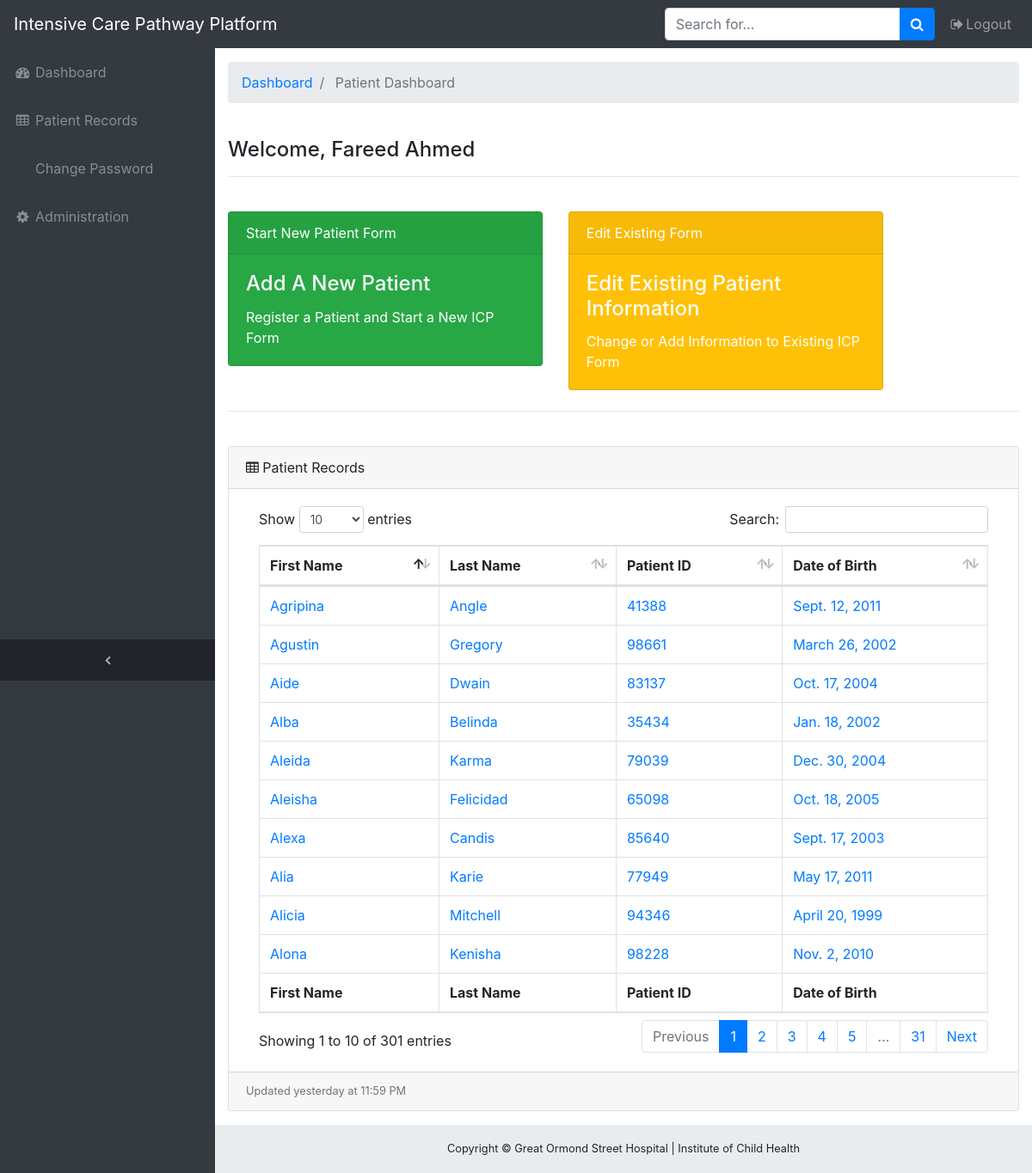
The app's page / (signed in) with its own data.
### form/models.py (models this page shows, shortened)
class Patient(models.Model):
    first_name = models.CharField(max_length=100)
    last_name = models.CharField(max_length=100)
    patient_id = models.CharField(max_length=100)
    date_of_birth = models.DateField()

### form/views.py (the view)
# urls.py: path('', views.get_patient_dashboard, name='get_patient_dashboard'),
@login_required
def get_patient_dashboard(request):
    patients = Patient.objects.all()
    return render(request, 'form/patient_dashboard.html', {'patients':patients})

### form/templates/form/patient_dashboard.html (shortened to what this page needs)
{% extends 'form/base.html' %}
{% block breadcrumb %}
<li class="breadcrumb-item active">
    Patient Dashboard
</li>
{% endblock %}
{% block content %}
<div class="row1">
    <br>
    <h4>Welcome, {{user.first_name}} {{user.last_name}}</h4>
    <hr>
    <br>
</div>
<div class="row">
    <div class="col-5">
        <a href="/add-patient">
            <div class="card text-white bg-success mb-3" style="max-width: 30rem;" style="max-height: 80rem;">
                <div class="card-header">Start New Patient Form</div>
                <div class="card-body">
                    <h4 class="card-title">Add A New Patient</h4>
                    <p class="card-text">Register a Patient and Start a New ICP Form</p>
                </div>
            </div>
        </a>
    </div>
    <div class="col-5">
        <a href="/edit-patient">
            <div class="card text-white bg-warning mb-2" style="max-width: 30rem;" style="max-height: 80rem;">
                <div class="card-header">Edit Existing Form</div>
                <div class="card-body">
                    <h4 class="card-title">Edit Existing Patient Information</h4>
                    <p class="card-text">Change or Add Information to Existing ICP Form</p>
                </div>
            </div>
        </a>
    </div>
</div>
<hr>
<br>
 <div class="card mb-3">
        <div class="card-header">
          <i class="fa fa-table"></i>  Patient Records</div>
        <div class="card-body">
          <div class="table-responsive">
            <table class="table table-bordered" id="dataTable" width="100%" cellspacing="0">
              <thead>
                <tr>
                  <th>First Name</th>
                  <th>Last Name</th>
                  <th>Patient ID</th>
                  <th>Date of Birth</th>
                </tr>
              </thead>
              <tfoot>
                <tr>
                  <th>First Name</th>
                  <th>Last Name</th>
                  <th>Patient ID</th>
                  <th>Date of Birth</th>
                </tr>
              </tfoot>
              <tbody>
              {% for p in patients %}
                <tr>
                  <td><a href="{% url 'get_patient_information' p.patient_id %}" </a>{{p.first_name}}</td>
                  <td><a href="{% url 'get_patient_information' p.patient_id %}" </a>{{p.last_name}}</td>
                  <td><a href="{% url 'get_patient_information' p.patient_id %}" </a>{{p.patient_id}}</td>
                  <td><a href="{% url 'get_patient_information' p.patient_id %}" </a>{{p.date_of_birth}}</td>
                </tr>
              {% endfor %}
              </tbody>
            </table>
          </div>
        </div>
        <div class="card-footer small text-muted">Updated yesterday at 11:59 PM</div>
      </div>
    </div>
{% endblock %}

### form/templates/form/base.html (shortened to what this page needs)
{% load static %}
<html lang="en">
<head>
  <link href="{% static 'vendor/bootstrap/css/bootstrap.min.css' %}" rel="stylesheet">
  <link href="{% static 'vendor/font-awesome/css/font-awesome.min.css' %}" rel="stylesheet" type="text/css">
  <link href="{% static 'css/sb-admin.css' %}" rel="stylesheet">
  <link href="{% static 'vendor/datatables/dataTables.bootstrap4.css' %}" rel="stylesheet">
</head>
<body class="fixed-nav sticky-footer bg-dark" id="page-top">
  <nav class="navbar navbar-expand-lg navbar-dark bg-dark fixed-top" id="mainNav">
    <a class="navbar-brand" href="{% url 'get_patient_dashboard'%}">Intensive Care Pathway Platform</a>
    <div class="collapse navbar-collapse" id="navbarResponsive">
      <ul class="navbar-nav navbar-sidenav" id="exampleAccordion">
        <li class="nav-item" data-toggle="tooltip" data-placement="right" title="Dashboard">
          <a class="nav-link" href="{% url 'get_patient_dashboard' %}">
            <i class="fa fa-fw fa-dashboard"></i>
            <span class="nav-link-text">Dashboard</span>
          </a>
        </li>
        <li class="nav-item" data-toggle="tooltip" data-placement="right" title="Patients">
          <a class="nav-link" href="/edit-patient">
            <i class="fa fa-fw fa-table"></i>
            <span class="nav-link-text">Patient Records</span>
          </a>
        </li>
        <li class="nav-item" data-toggle="tooltip" data-placement="right" title="Passsword">
          <a class="nav-link" href="/password">
            <span class="nav-link-text">Change Password</span>
          </a>
        </li>
        <li class="nav-item" data-toggle="tooltip" data-placement="right" title="Administration">
          <a class="nav-link" href="/admin">
            <i class="fa fa-fw fa-cog"></i>
            <span class="nav-link-text">Administration</span>
          </a>
        </li>
      </ul>
      <ul class="navbar-nav sidenav-toggler">
        <li class="nav-item">
          <a class="nav-link text-center" id="sidenavToggler">
            <i class="fa fa-fw fa-angle-left"></i>
          </a>
        </li>
      </ul>
      <ul class="navbar-nav ml-auto">
          <form class="form-inline my-2 my-lg-0 mr-lg-2">
            <div class="input-group">
              <input class="form-control" type="text" placeholder="Search for...">
              <span class="input-group-append">
                <button class="btn btn-primary" type="button">
                  <i class="fa fa-search"></i>
                </button>
              </span>
            </div>
          </form>
        <li class="nav-item">
          <a class="nav-link" data-toggle="modal" data-target="#exampleModal">
            <i class="fa fa-fw fa-sign-out"></i>Logout</a>
        </li>
      </ul>
    </div>
  </nav>
  <div class="content-wrapper">
    <div class="container-fluid">
      <ol class="breadcrumb">
        <li class="breadcrumb-item">
          <a href="{% url 'get_patient_dashboard' %}">Dashboard</a>
        </li>
        {% block breadcrumb %}
        {% endblock %}
      </ol>
      <div class="row">
        <div class="col-12">
          {% block content %}
            {% endblock %}
        </div>
      </div>
    </div>
    <footer class="sticky-footer">
      <div class="container">
        <div class="text-center">
          <small>Copyright © Great Ormond Street Hospital | Institute of Child Health</small>
        </div>
      </div>
    </footer>
</body>
</html>

### static/css/sb-admin.css (style rules this page uses)
html { position: relative; min-height: 100%; }
body { overflow-x: hidden; }
body.sticky-footer { margin-bottom: 56px; }
body.sticky-footer .content-wrapper { min-height: calc(100vh - 56px - 56px); }
body.fixed-nav { padding-top: 56px; }
.content-wrapper { min-height: calc(100vh - 56px); padding-top: 1rem; }
#mainNav .navbar-collapse { overflow: auto; max-height: 75vh; }
#mainNav .navbar-collapse .navbar-nav .nav-item .nav-link { cursor: pointer; }
#mainNav .navbar-collapse .sidenav-toggler { display: none; }
@media (min-width: 992px) { #mainNav .navbar-brand { width: 250px; } }
@media (min-width: 992px) { #mainNav .navbar-collapse { overflow: visible; max-height: none; } }
@media (min-width: 992px) { #mainNav .navbar-collapse .navbar-sidenav { position: absolute; top: 0; left: 0; -webkit-flex-direction: column; -ms-flex-direction: column; flex-direction: column; margin-top: 56px; } }
@media (min-width: 992px) { #mainNav .navbar-collapse .navbar-sidenav > .nav-item { width: 250px; padding: 0; } }
@media (min-width: 992px) { #mainNav .navbar-collapse .navbar-sidenav > .nav-item > .nav-link { padding: 1em; } }
#mainNav.fixed-top .sidenav-toggler { display: none; }
@media (min-width: 992px) { #mainNav.fixed-top .navbar-sidenav { height: calc(100vh - 112px); } }
@media (min-width: 992px) { #mainNav.fixed-top .sidenav-toggler { position: absolute; top: 0; left: 0; display: flex; -webkit-flex-direction: column; -ms-flex-direction: column; flex-direction: column; margin-top: calc(100vh - 56px); } }
@media (min-width: 992px) { #mainNav.fixed-top .sidenav-toggler > .nav-item { width: 250px; padding: 0; } }
@media (min-width: 992px) { #mainNav.fixed-top .sidenav-toggler > .nav-item > .nav-link { padding: 1em; } }
#mainNav.fixed-top.navbar-dark .sidenav-toggler { background-color: #212529; }
#mainNav.fixed-top.navbar-dark .sidenav-toggler a i { color: #adb5bd; }
.content-wrapper { overflow-x: hidden; background: white; }
@media (min-width: 992px) { .content-wrapper { margin-left: 250px; } }
#sidenavToggler i { font-weight: 800; }
#mainNav.navbar-dark .navbar-collapse .navbar-sidenav > .nav-item > .nav-link { color: #868e96; }
@media (min-width: 992px) { #mainNav.navbar-dark .navbar-collapse .navbar-sidenav { background: #343a40; } }
footer.sticky-footer { position: absolute; right: 0; bottom: 0; width: 100%; height: 56px; background-color: #e9ecef; line-height: 55px; }
@media (min-width: 992px) { footer.sticky-footer { width: calc(100% - 250px); } }

### records on screen
Patient: first_name "Aleida", last_name "Karma", patient_id "79039", date_of_birth "Dec. 30, 2004"
Patient: first_name "Alona", last_name "Kenisha", patient_id "98228", date_of_birth "Nov. 2, 2010"
Patient: first_name "Agripina", last_name "Angle", patient_id "41388", date_of_birth "Sept. 12, 2011"
Patient: first_name "Alicia", last_name "Mitchell", patient_id "94346", date_of_birth "April 20, 1999"
Patient: first_name "Agustin", last_name "Gregory", patient_id "98661", date_of_birth "March 26, 2002"
Patient: first_name "Alexa", last_name "Candis", patient_id "85640", date_of_birth "Sept. 17, 2003"
Patient: first_name "Aide", last_name "Dwain", patient_id "83137", date_of_birth "Oct. 17, 2004"
Patient: first_name "Alia", last_name "Karie", patient_id "77949", date_of_birth "May 17, 2011"
Patient: first_name "Alba", last_name "Belinda", patient_id "35434", date_of_birth "Jan. 18, 2002"
Patient: first_name "Aleisha", last_name "Felicidad", patient_id "65098", date_of_birth "Oct. 18, 2005"

### other values on screen
{{ user.first_name }} "Fareed"
{{ user.last_name }} "Ahmed"
